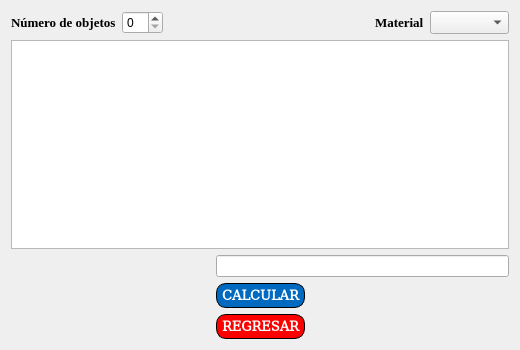
<?xml version="1.0" encoding="UTF-8"?>
<ui version="4.0">
 <class>variosObjetos</class>
 <widget class="QDialog" name="variosObjetos">
  <property name="geometry">
   <rect>
    <x>0</x>
    <y>0</y>
    <width>520</width>
    <height>350</height>
   </rect>
  </property>
  <property name="minimumSize">
   <size>
    <width>520</width>
    <height>350</height>
   </size>
  </property>
  <property name="maximumSize">
   <size>
    <width>520</width>
    <height>350</height>
   </size>
  </property>
  <property name="windowTitle">
   <string>SIMULACIÓN CALORIMETRÍA (VARIOS OBJETOS)</string>
  </property>
  <layout class="QGridLayout" name="gridLayout">
   <item row="0" column="0" colspan="3">
    <layout class="QHBoxLayout" name="horizontalLayout">
     <item>
      <widget class="QLabel" name="label">
       <property name="font">
        <font>
         <family>Times New Roman</family>
         <pointsize>10</pointsize>
         <weight>75</weight>
         <bold>true</bold>
        </font>
       </property>
       <property name="text">
        <string>Número de objetos</string>
       </property>
      </widget>
     </item>
     <item>
      <widget class="QSpinBox" name="sB_nObjetos"/>
     </item>
     <item>
      <spacer name="horizontalSpacer">
       <property name="orientation">
        <enum>Qt::Horizontal</enum>
       </property>
       <property name="sizeHint" stdset="0">
        <size>
         <width>40</width>
         <height>20</height>
        </size>
       </property>
      </spacer>
     </item>
     <item>
      <widget class="QLabel" name="label_2">
       <property name="font">
        <font>
         <family>Times New Roman</family>
         <pointsize>10</pointsize>
         <weight>75</weight>
         <bold>true</bold>
        </font>
       </property>
       <property name="text">
        <string>Material</string>
       </property>
      </widget>
     </item>
     <item>
      <widget class="QComboBox" name="cB_Materiales">
       <property name="font">
        <font>
         <family>Times New Roman</family>
         <pointsize>10</pointsize>
         <weight>75</weight>
         <bold>true</bold>
        </font>
       </property>
       <property name="statusTip">
        <string/>
       </property>
       <property name="whatsThis">
        <string/>
       </property>
       <property name="styleSheet">
        <string notr="true">font-weight: bold;</string>
       </property>
       <property name="currentText">
        <string/>
       </property>
       <property name="currentIndex">
        <number>-1</number>
       </property>
      </widget>
     </item>
    </layout>
   </item>
   <item row="1" column="0" colspan="3">
    <widget class="QTableWidget" name="tableWidget">
     <property name="styleSheet">
      <string notr="true">QHeaderView::section
{
	spacing: 10px;
	background-color:#2196f3;
	color: white;
	text-align: center;
	font-family: arial;
	font-size:12px;
	font-weight: bold;
}</string>
     </property>
    </widget>
   </item>
   <item row="2" column="1" colspan="2">
    <widget class="QLineEdit" name="txt_nObjetos"/>
   </item>
   <item row="3" column="0">
    <spacer name="horizontalSpacer_2">
     <property name="orientation">
      <enum>Qt::Horizontal</enum>
     </property>
     <property name="sizeHint" stdset="0">
      <size>
       <width>199</width>
       <height>20</height>
      </size>
     </property>
    </spacer>
   </item>
   <item row="3" column="1">
    <layout class="QVBoxLayout" name="verticalLayout">
     <item>
      <widget class="QPushButton" name="btn_Calcular">
       <property name="sizePolicy">
        <sizepolicy hsizetype="MinimumExpanding" vsizetype="MinimumExpanding">
         <horstretch>0</horstretch>
         <verstretch>0</verstretch>
        </sizepolicy>
       </property>
       <property name="maximumSize">
        <size>
         <width>16777215</width>
         <height>25</height>
        </size>
       </property>
       <property name="font">
        <font>
         <family>DejaVu Math TeX Gyre</family>
         <pointsize>10</pointsize>
         <weight>75</weight>
         <bold>true</bold>
        </font>
       </property>
       <property name="styleSheet">
        <string notr="true">background-color: #0069c0;
color: #ffffff;
font-weight: bold;
border: 1px solid rgb(0, 0, 0);
border-width: 1px;
border-radius: 10px;</string>
       </property>
       <property name="text">
        <string>CALCULAR</string>
       </property>
      </widget>
     </item>
     <item>
      <widget class="QPushButton" name="btn_Regresar">
       <property name="sizePolicy">
        <sizepolicy hsizetype="MinimumExpanding" vsizetype="MinimumExpanding">
         <horstretch>0</horstretch>
         <verstretch>0</verstretch>
        </sizepolicy>
       </property>
       <property name="maximumSize">
        <size>
         <width>16777215</width>
         <height>25</height>
        </size>
       </property>
       <property name="font">
        <font>
         <family>DejaVu Math TeX Gyre</family>
         <pointsize>10</pointsize>
         <weight>75</weight>
         <bold>true</bold>
        </font>
       </property>
       <property name="styleSheet">
        <string notr="true">background-color: #ff0000;
color: #ffffff;
font-weight: bold;
border: 1px solid rgb(0, 0, 0);
border-width: 1px;
border-radius: 10px;</string>
       </property>
       <property name="text">
        <string>REGRESAR</string>
       </property>
      </widget>
     </item>
    </layout>
   </item>
   <item row="3" column="2">
    <spacer name="horizontalSpacer_3">
     <property name="orientation">
      <enum>Qt::Horizontal</enum>
     </property>
     <property name="sizeHint" stdset="0">
      <size>
       <width>198</width>
       <height>20</height>
      </size>
     </property>
    </spacer>
   </item>
  </layout>
 </widget>
 <resources/>
 <connections/>
</ui>
